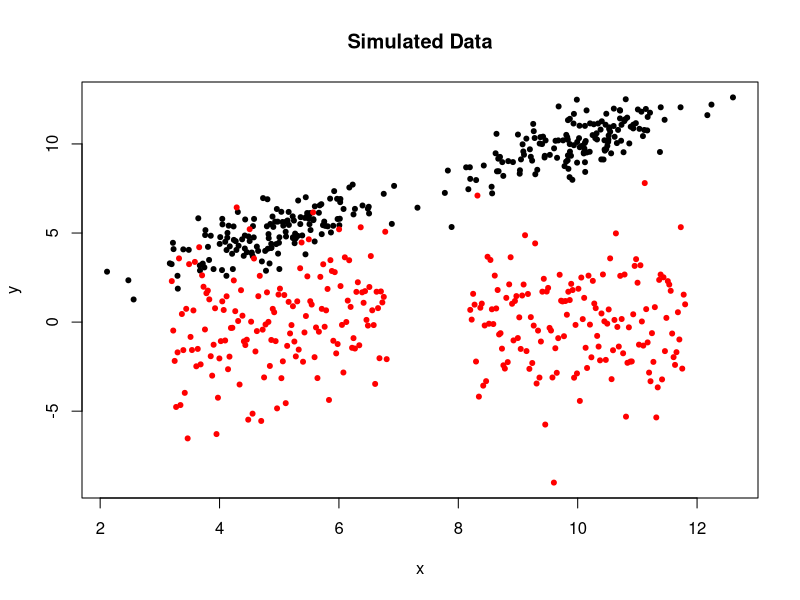

R code for this plot: (Note: this script raises an error after producing the figure.)
cramp = colorRamp(c(rgb(0,0,1,0.25),rgb(1,0,0,0.25)),alpha=TRUE)
# rgb(...) specifies a colour using standard RGB, where 1 is the maxColorValue
# 0.25 determines how transparent the colour is, 1 being opaque 
# cramp is a function which generates colours on a scale between two specifies colours

classcols = function(classif){
  # A function using the cramp specified colours to generate rgb colour names
  # input: a number in [0,1]
  # output: rgb colour name
  rgbvals = cramp(classif)/255.0
  return(rgb(rgbvals[,1],rgbvals[,2],rgbvals[,3],rgbvals[,4]))
}

DarkGrey = rgb(169,169,159, max=255, alpha=50)

plot_Wishart = function( array ){
  N = dim( array )
  sig11 = array[1,1,]
  sig22 = array[2,2,]
  sig12 = array[1,2,]
  
  var_lim = c(0, max(c(sig11, sig22) ) )
  cov_lim = c( min(sig12), max(sig12) ) 
  
  
  den_11_22 = kde2d(sig11, sig22, n=100)
  den_11_12 = kde2d(sig11, sig12, n=100)
  den_22_12 = kde2d(sig22, sig12, n=100)
  
  par(mfrow=c(2,2))
  plot(sig11, sig22, pch=20, col=DarkGrey, main=expression(sigma[11]~'vs.'~sigma[22]),
       xlab=expression(sigma[11]), ylab=expression(sigma[22]), ylim=var_lim, xlim=var_lim)
  contour(den_11_22, add=TRUE, nlevels=20)
  
  plot(sig11, sig12, pch=20, col=DarkGrey, main=expression(sigma[11]~'vs.'~sigma[12]),
       xlab=expression(sigma[11]), ylab=expression(sigma[12]), ylim=cov_lim, xlim=var_lim)
  contour(den_11_12, add=TRUE, nlevels=20)
  
  plot(sig22, sig12, pch=20, col=DarkGrey, main=expression(sigma[22]~'vs.'~sigma[12]),
       xlab=expression(sigma[22]), ylab=expression(sigma[12]), ylim=cov_lim, xlim=var_lim)
  contour(den_22_12, add=TRUE, nlevels=20)
  
  par(mfrow=c(1,1))
}

### SYNTHETIC DATA ####
N = 600
mu_x1 = 5
mu_x2 = 10
sd_x = 0.9
intercept = 0.1
slope_normal = 1.0
slope_deficient = 0.0
sd_err_norm = 0.8
sd_err_def = 2.5

x_normal_g1 = rnorm(N/4, mu_x1, sd_x)
x_normal_g2 = rnorm(N/4, mu_x2, sd_x)

x_deficient_g1 = seq(mu_x1-2*sd_x, mu_x1+2*sd_x, length.out=N/4)
x_deficient_g2 = seq(mu_x2-2*sd_x, mu_x2+2*sd_x, length.out=N/4)

y_normal_g1 = slope_normal*x_normal_g1 + intercept + rnorm(N/4,0,sd_err_norm)
y_normal_g2 = slope_normal*x_normal_g2 + intercept + rnorm(N/4,0,sd_err_norm)

y_deficient_g1 = slope_deficient*x_deficient_g1 + intercept + rnorm(N/4,0,sd_err_def)
y_deficient_g2 = slope_deficient*x_deficient_g2 + intercept + rnorm(N/4,0,sd_err_def)

x = c(x_normal_g1, x_normal_g2, x_deficient_g1, x_deficient_g2)
y = c(y_normal_g1, y_normal_g2, y_deficient_g1, y_deficient_g2)
Y = cbind(x,y)

par(mfrow=c(1,1))
plot(x,y, col=c(rep('black', N/2), rep('red',N/2)), pch=20,
     main='Simulated Data')



###--------------------------------------------------
###### MODEL MODEL MODEL MODEL #######
###--------------------------------------------------

modelstring = "
model {
  for(i in 1:N){
    z[i] ~ dbern(pi)
    class[i] =  z[i] + 1
    Y[i,] ~ dmnorm(mu[,class[i]], tau[,,class[i]] )
  }
  
  # construsting covariance matrix for group 1
  tau[1:2,1:2,1] ~ dwish(U_1, n_1)
  mu[1:2,1] ~ dmnorm(mu1_mean, mu1_prec)
  
  tau[1:2,1:2,2] ~ dwish(U_2, n_2)
  mu[1:2,2] ~ dmnorm(mu2_mean, mu2_prec)
  
  # classification
  pi~ dbeta(alpha_pi, beta_pi)
  
  z_syn ~ dbern(pi)
  class_syn = z_syn + 1
  Y_syn ~ dmnorm(mu[,class_syn], tau[,,class_syn])
}
"

#### PRIOR DENSITIES ####
par(mfrow=c(1,1))
mu_rand = mvrnorm(n=10000, mu=c(0,0), Sigma=solve(0.25*diag(2)))
plot(mu_rand[,1], mu_rand[,2], col=DarkGrey, pch=20, xlab=expression(mu[11]),
     ylab=expression(mu[12]), main=expression('Prior'~mu[1]))
contour(kde2d(mu_rand[,1],mu_rand[,2], n=100), add=TRUE, nlevels=15)

mu_rand = mvrnorm(n=10000, mu=c(0,0), Sigma=solve(0.25*diag(2)))
plot(mu_rand[,1], mu_rand[,2], col=DarkGrey, pch=20, xlab=expression(mu[21]),
     ylab=expression(mu[22]), main=expression('Prior'~mu[2]))
contour(kde2d(mu_rand[,1],mu_rand[,2], n=100), add=TRUE, nlevels=15)

prec1_rand = rWishart(10000, df=2, solve(matrix(c(1.1,1,1,1.1),ncol=2,nrow=2,byrow=TRUE) ) )
plot_wishart(prec1_rand)

prec2_rand = rWishart(10000, df=2, solve(matrix(c(1,0,0,2),ncol=2,nrow=2,byrow=TRUE) ) )
plot_wishart(prec2_rand)


#### INFERENCE ####
data_input = list(Y=Y, N=N, mu1_mean=c(0,0), mu1_prec=0.25*diag(2), 
                  mu2_mean=c(0,0), mu2_prec=0.25*diag(2), n_1=2, n_2=2,
                  U_1=solve(matrix(c(2,0,0,2)/2,ncol=2,nrow=2,byrow=TRUE)),
                  U_2=solve(matrix(c(2,0,0,2)/2,ncol=2,nrow=2,byrow=TRUE)),
                  alpha_pi=2, beta_pi=2)

MCMCUpdates = 5000
# 10,000 posterior draws after burn-in
MCMCUpdates_Report = 5000
# thin with lag-10 - > 1,000 draws from posterior
MCMCUpdates_Thin = 1

model = jags.model(textConnection(modelstring), data=data_input, n.chains=3)

update(model, n.iter=MCMCUpdates)

output = coda.samples(model=model,variable.names=c('z', 'pi', 'mu', 'tau', 'z_syn', 'Y_syn'),
                      n.iter=MCMCUpdates_Report, thin=MCMCUpdates_Thin)

plot(output[,c('mu[1,1]', 'mu[1,2]', 'mu[2,1]','mu[2,2]')])
plot(output[,c('tau[1,1,1]','tau[1,2,1]','tau[2,2,1]')])
plot(output[,c('tau[1,1,2]','tau[1,2,2]','tau[2,2,2]')])

output_comb = rbind(output[[1]], output[[2]], output[[3]])

class_posterior = output_comb[,16:515]

class_mean = colMeans(class_posterior)
class_prob = class_mean 

y_syn = output_comb[,c('Y_syn[1]','Y_syn[2]')]

par(mfrow=c(1,1))
plot(x,y, col=classcols(class_prob), pch=19)
contour( kde2d(y_syn[,1], y_syn[,2], n=100), add=TRUE, nlevels=15)


#################################################################
#########              WISHART DISTRIBUTION 
#################################################################
N_d = 10000

## changing the degrees of freedom

n2 = rWishart(n=N_d, df=2, diag(2))
plot_Wishart(n2)

n5 = rWishart(n=N_d, df=5, diag(2))
plot_Wishart(n5)

n20 = rWishart(n=N_d, df=20, diag(2))
plot_Wishart(n20)

sig_0.5 = rWishart(n=N_d, df=2, 0.5*diag(2))
plot_Wishart(sig_0.5)

sig_1.5 = rWishart(n=N_d, df=2, 1.5*diag(2))
plot_Wishart(sig_1.5)

n5_sig0.5 = rWishart(n=N_d, df=5, 05*diag(2))
plot_Wishart(n5_sig0.5)

#################################################################
#########         COVARIANCE vs. PRECISION MATRICES
#################################################################

prec = matrix(c(2.532165283,	-0.061085756,	-0.061085756,	0.885847557),
              ncol=2, nrow=2, byrow=TRUE)
delta = matrix(c(0,0.1,0.1,0), ncol=2, nrow=2, byrow=TRUE)

cov = solve(prec)
solve(prec+delta)

solve(cov+delta)



